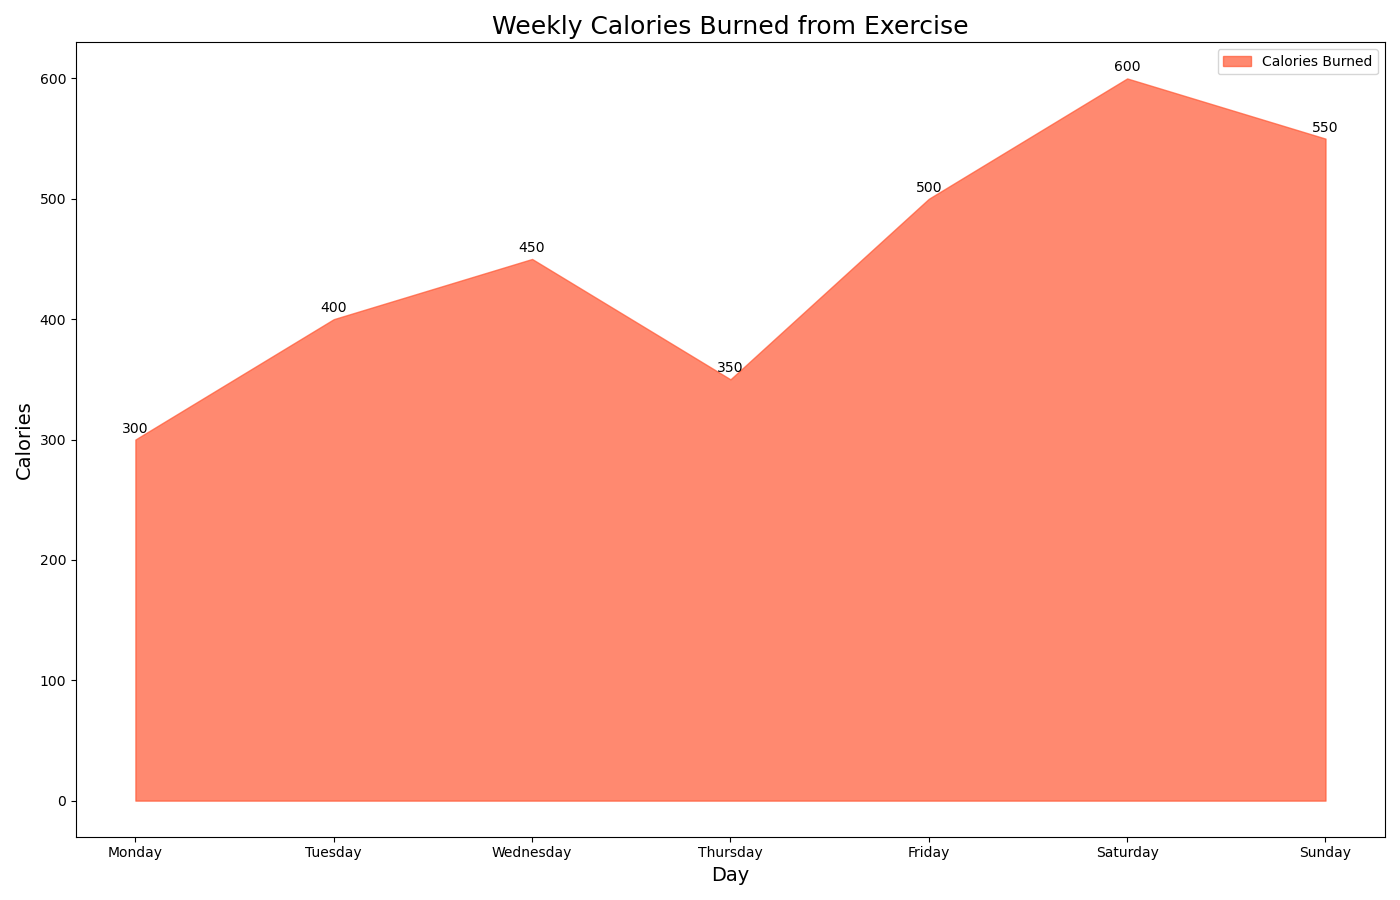

Write the Python code that produced this figure.

import matplotlib.pyplot as plt
import pandas as pd

# Data
data = {
    'Day': ['Monday', 'Tuesday', 'Wednesday', 'Thursday', 'Friday', 'Saturday', 'Sunday'],
    'Calories_Burned': [300, 400, 450, 350, 500, 600, 550]
}

# Create DataFrame
df = pd.DataFrame(data)

# Plot
fig, ax = plt.subplots(figsize=(14, 9))

# Plot area chart for Calories Burned
ax.fill_between(df['Day'], df['Calories_Burned'], color='#ff5733', alpha=0.7, label='Calories Burned')

# Annotations
for i, txt in enumerate(df['Calories_Burned']):
    ax.annotate(txt, (df['Day'][i], df['Calories_Burned'][i]), textcoords="offset points", xytext=(0, 5), ha='center')

# Chart customization
ax.set_title('Weekly Calories Burned from Exercise', fontsize=18)
ax.set_xlabel('Day', fontsize=14)
ax.set_ylabel('Calories', fontsize=14)
ax.legend(loc='upper right')

# Show plot
plt.tight_layout()
plt.show()
